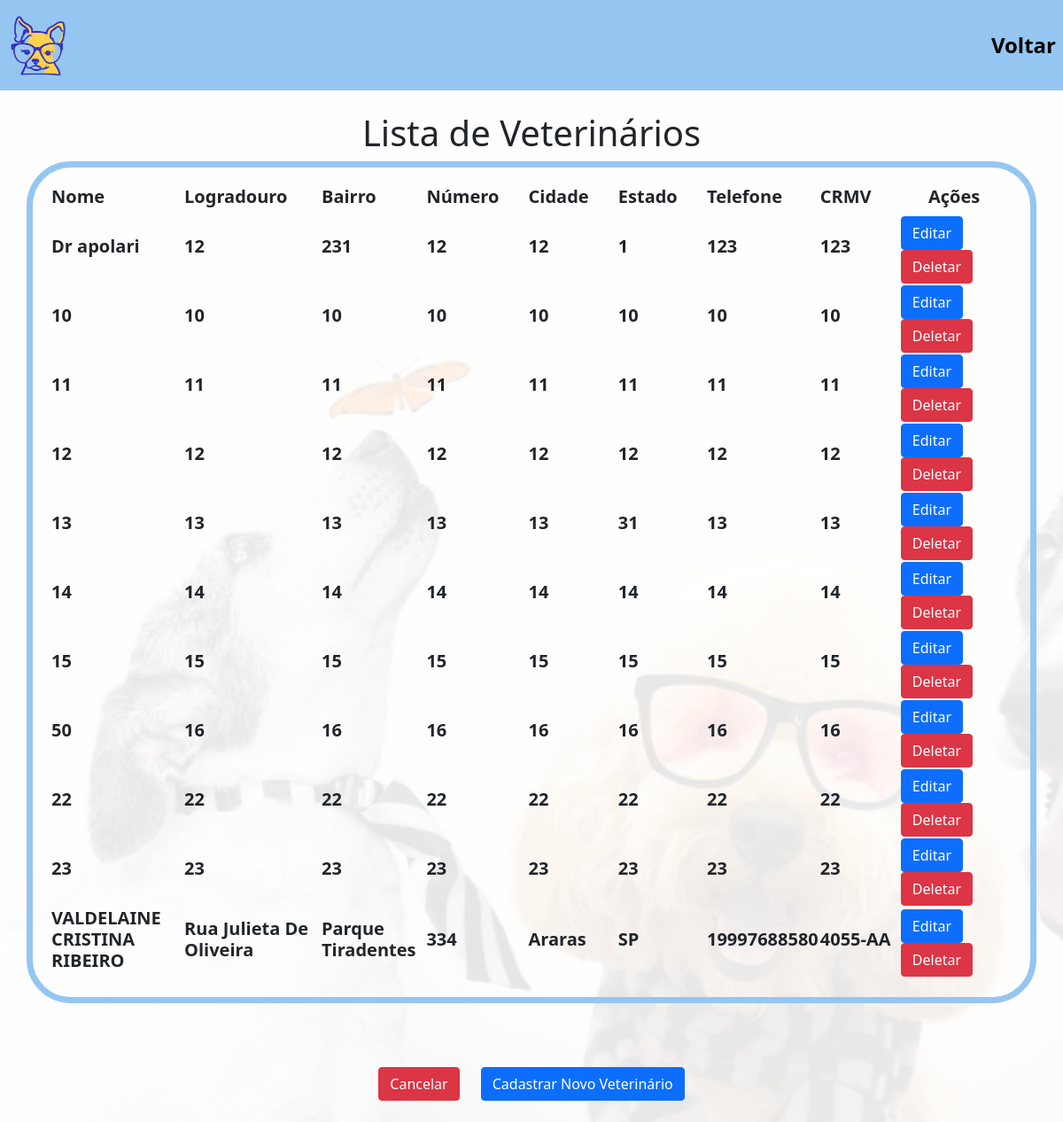
The app's page /atualizacaoVet/, older data.
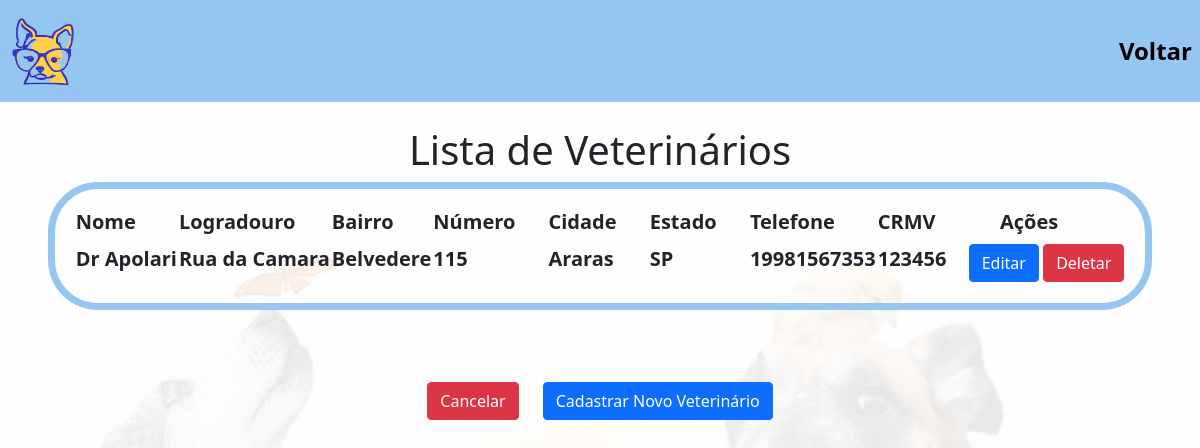
The same page, newer data.
### Aplicativo/models.py (models this page shows)
class VeterinarioCadastroModel(models.Model):
    nome = models.CharField(max_length=255)
    email = models.CharField(max_length=255)
    cep=models.CharField(max_length=255, default='000000000')
    logradouro = models.CharField(max_length=255)
    bairro = models.CharField(max_length=100)
    numero = models.CharField(max_length=10)
    cidade = models.CharField('cidade',max_length=100, default = 'cidade')
    estado = models.CharField(max_length=3)
    telefone = models.CharField(max_length=15)
    crmv = models.CharField(max_length=20)
    password = models.CharField(max_length=50)

### Aplicativo/views.py (the view)
# urls.py: path('atualizacaoVet/', views.atualizacaoVet, name='atualizacaoVet'),
def atualizacaoVet(request):
    veterinarios = VeterinarioCadastroModel.objects.all()
    return render(request, 'atualizacaoVet.html', {'veterinarios': veterinarios})

### Aplicativo/templates/atualizacaoVet.html (shortened to what this page needs)
<!DOCTYPE html>
<html lang="en">
<head>
    {% load static %}
    <link rel="stylesheet" type="text/css" href="{% static 'css/index.css' %}">
    <link rel="stylesheet" type="text/css" href="{% static 'css/editar.css' %}">
    <link href="https://cdn.jsdelivr.net/npm/bootstrap@5.0.2/dist/css/bootstrap.min.css" rel="stylesheet"
>
</head>
<body>
    <nav class="navbar navbar-expand-lg custom-bg">
        <div class="collapse navbar-collapse" id="navbarNav">
            <ul class="navbar-nav">
                <li class="nav-item">
                    <a class="nav-link active left-link" aria-current="page" href="{% url 'index' %}">
                        <img src='{% static "Aplicativo/media/logo.png"%}' class="img">
                    </a>
                </li>
            </ul>
            <ul class="navbar-nav ms-auto">
                <li class="nav-item">
                    <a class="nav-link" href="{% url 'dashatualizacao' %}">Voltar</a>
                </li>
            </ul>
        </div>
    </nav><br>
    <div class="background-img">
        <h1 class="text-center">Lista de Veterinários</h1>
        <div class="container">
            <table>
                <thead>
                    <tr>
                        <th><h5><b>Nome&nbsp;&nbsp;&nbsp;&nbsp;&nbsp;&nbsp;</b></h5></th>
                        <th><h5><b>Logradouro&nbsp;&nbsp;&nbsp;&nbsp;&nbsp;</b></h5></th>
                        <th><h5><b>Bairro&nbsp;&nbsp;&nbsp;&nbsp;&nbsp;&nbsp;</b></h5></th>
                        <th><h5><b>Número&nbsp;&nbsp;&nbsp;&nbsp;&nbsp;&nbsp;</b></h5></th>
                        <th><h5><b>Cidade&nbsp;&nbsp;&nbsp;&nbsp;&nbsp;&nbsp;</b></h5></th>
                        <th><h5><b>Estado&nbsp;&nbsp;&nbsp;&nbsp;&nbsp;&nbsp;</b></h5></th>
                        <th><h5><b>Telefone&nbsp;&nbsp;&nbsp;&nbsp;&nbsp;&nbsp;</b></h5></th>
                        <th><h5><b>CRMV&nbsp;&nbsp;&nbsp;&nbsp;&nbsp;&nbsp;</b></h5></th>
                        <th><h5><b>&nbsp;&nbsp;&nbsp;&nbsp;&nbsp;&nbsp;Ações&nbsp;&nbsp;&nbsp;&nbsp;&nbsp;&nbsp;</b></h5></th>
                    </tr>
                </thead>
                <tbody>
                    {% for veterinario in veterinarios %}
                    <tr>
                        <td><h5><b>{{ veterinario.nome }}</b></h5></td>
                        <td><h5><b>{{ veterinario.logradouro }}</b></h5></td>
                        <td><h5><b>{{ veterinario.bairro }}</b></h5></td>
                        <td><h5><b>{{ veterinario.numero }}</b></h5></td>
                        <td><h5><b>{{ veterinario.cidade }}</b></h5></td>
                        <td><h5><b>{{ veterinario.estado }}</b></h5></td>
                        <td><h5><b>{{ veterinario.telefone }}</b></h5></td>
                        <td><h5><b>{{ veterinario.crmv }}</b></h5></td>
                        <td>
                            <a href="/updateVet/{{ veterinario.id }}" class="btn btn-primary">Editar</a>
                            <a href="/deleteVet/{{ veterinario.id }}" class="btn btn-danger">Deletar</a>
                        </td>
                    </tr>
                    {% endfor %}
                </tbody>
            </table>
        </div>
        <br><br><br>
         <div class="row justify-content-center">
            <div class="col-auto">
                <a href="{% url 'home' %}" class="btn btn-danger">Cancelar</a>
            </div>
            <div class="col-auto">
                <a href="{% url 'cadastroVet' %}" class="btn btn-primary">Cadastrar Novo Veterinário</a>
            </div>
        </div>
    </div>
    <br>
</html>

### Aplicativo/static/css/index.css (style rules this page uses)
.custom-bg { background-color: #95C6F2; }
.navbar-nav .nav-link { color: black; font-size: 24px; font-weight: bold; }

### Aplicativo/static/css/editar.css (style rules this page uses)
body { background-image: url('../Aplicativo/media/fundo_opaco.png'); background-size: cover; background-repeat: no-repeat; background-attachment: fixed; }

### Aplicativo/templates/atualizacaoVet.html (style rules this page uses)
.container { border: 7px solid #95C6F2; border-radius: 50px; padding: 20px; width: fit-content; }
.img { width: 70px; height: 70px; }

Row changes from the older to the newer data that the page shows:
removed VeterinarioCadastroModel: nome "10", logradouro "10", bairro "10", numero "10", cidade "10", estado "10", telefone "10", crmv "10"
removed VeterinarioCadastroModel: nome "11", logradouro "11", bairro "11", numero "11", cidade "11", estado "11", telefone "11", crmv "11"
removed VeterinarioCadastroModel: nome "12", logradouro "12", bairro "12", numero "12", cidade "12", estado "12", telefone "12", crmv "12"
removed VeterinarioCadastroModel: nome "13", logradouro "13", bairro "13", numero "13", cidade "13", estado "31", telefone "13", crmv "13"
removed VeterinarioCadastroModel: nome "14", logradouro "14", bairro "14", numero "14", cidade "14", estado "14", telefone "14", crmv "14"
removed VeterinarioCadastroModel: nome "15", logradouro "15", bairro "15", numero "15", cidade "15", estado "15", telefone "15", crmv "15"
removed VeterinarioCadastroModel: nome "50", logradouro "16", bairro "16", numero "16", cidade "16", estado "16", telefone "16", crmv "16"
removed VeterinarioCadastroModel: nome "22", logradouro "22", bairro "22", numero "22", cidade "22", estado "22", telefone "22", crmv "22"
removed VeterinarioCadastroModel: nome "23", logradouro "23", bairro "23", numero "23", cidade "23", estado "23", telefone "23", crmv "23"
removed VeterinarioCadastroModel: nome "VALDELAINE CRISTINA RIBEIRO", logradouro "Rua Julieta De Oliveira", bairro "Parque Tiradentes", numero "334", cidade "Araras", estado "SP", telefone "19997688580", crmv "4055-AA"
changed VeterinarioCadastroModel: nome "Dr apolari" → "Dr Apolari"; logradouro "12" → "Rua da Camara"; bairro "231" → "Belvedere"; numero "12" → "115"; cidade "12" → "Araras"; estado "1" → "SP"; telefone "123" → "19981567353"; crmv "123" → "123456"
